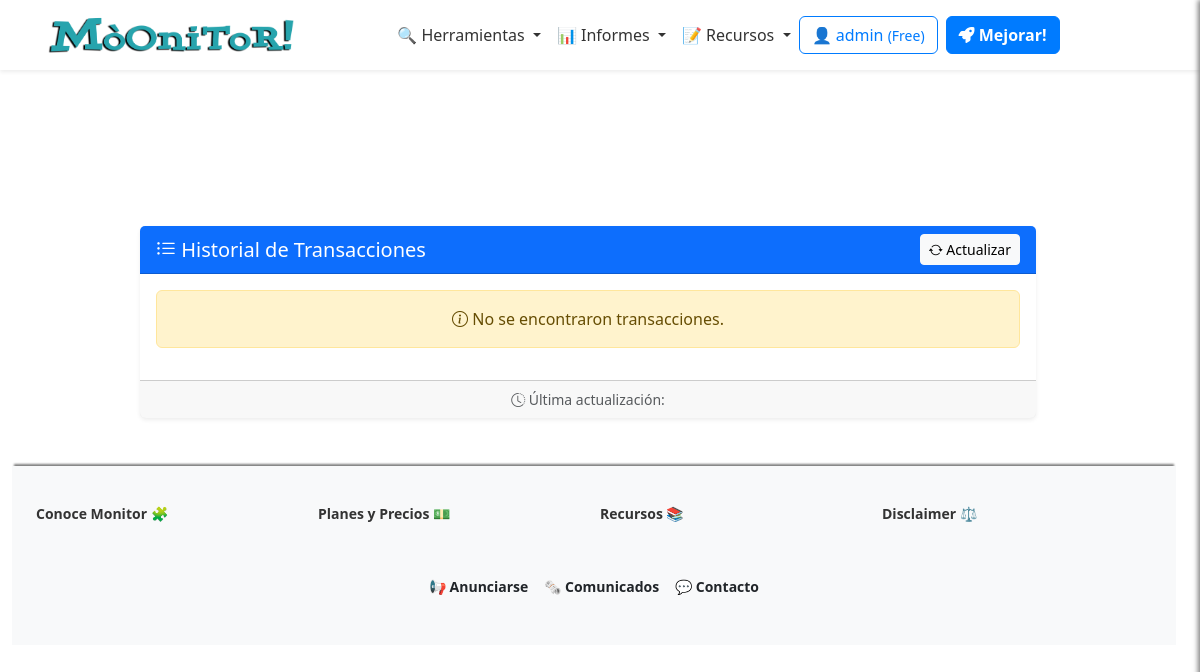
The app's page /profile/transactions (signed in), older data.
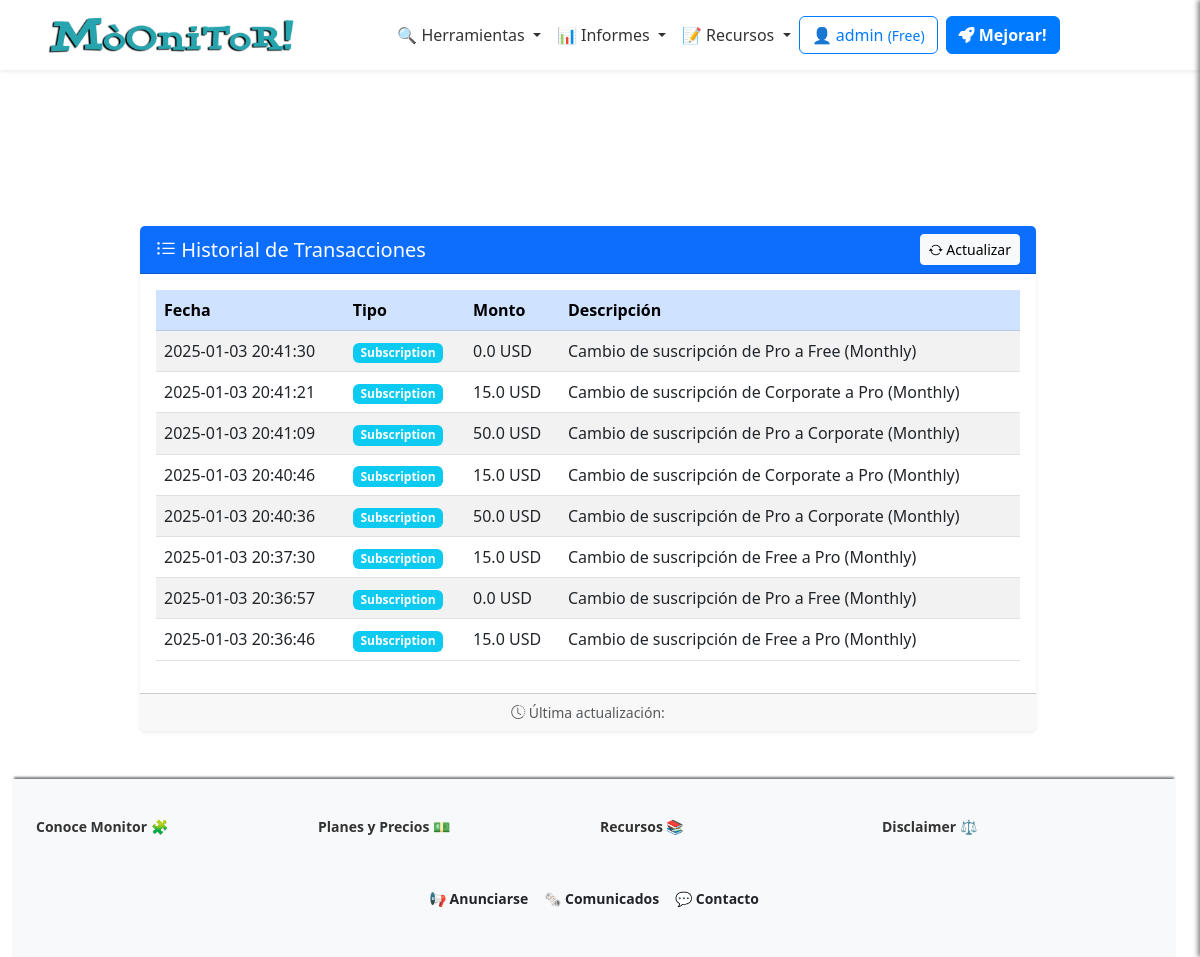
The same page, newer data.
### app/models/user_model.py (models this page shows, shortened)
class Users(UserMixin, db.Model):
    __tablename__ = 'Users'
    id = db.Column(db.Integer, primary_key=True)
    username = db.Column(db.String(80), unique=True, nullable=False)
    email = db.Column(db.String(120), unique=True, nullable=False)
    password_hash = db.Column(db.String(255), nullable=False)
    token = db.Column(db.String(255), index=True, unique=True)
    active = db.Column(db.Boolean, default=False)
    registered_on = db.Column(db.DateTime, nullable=False, default=datetime.datetime.utcnow)
    config = db.Column(JSONType)
    role = db.Column(db.String(20), nullable=False, default='usuario')
    subscription_plan = db.Column(Enum('Free', 'Pro', 'Corporate', name='subscription_plans'), default='Free')
    subscription_currency = db.Column(db.String(3), default='USD')  # ISO currency codes (e.g., USD, EUR)
    subscription_expiration = db.Column(db.DateTime, nullable=True)
    subscription_frequency = db.Column(Enum('Monthly', 'Annually', name='subscription_frequency'), default='Monthly')
    primary_payment = db.Column(JSONType, nullable=True)  # IBAN, SWIFT, etc.
    secondary_payment = db.Column(JSONType, nullable=True)
    transactions = db.relationship('Transaction', backref='user', lazy=True)

class Transaction(db.Model):
    __tablename__ = 'Transactions'
    id = db.Column(db.Integer, primary_key=True)
    user_id = db.Column(db.Integer, db.ForeignKey('Users.id'), nullable=False)
    amount = db.Column(db.Float, nullable=False)
    transaction_type = db.Column(db.String(50), nullable=False)  # payment, refund, etc.
    description = db.Column(db.String(255), nullable=True)
    timestamp = db.Column(db.DateTime, nullable=False, default=datetime.datetime.utcnow)

### app/views/user_views.py (the view)
@app.route('/profile/transactions')
@login_required
def transaction_history():
    breadcrumbs = [{'url': '/profile', 'text': 'Perfil'}, {'url': '/profile/transactions', 'text': 'Historial de Transacciones'}]
    transactions = Transaction.query.filter_by(user_id=current_user.id).order_by(Transaction.timestamp.desc()).all()
    user = Users.query.get(current_user.id)
    return render_template('user/transactions.html', transactions=transactions, breadcrumbs=breadcrumbs, user=user)

### app/__init__.py (called while the page is built)
@app.context_processor
def inject_sidebar_info():
    return dict(is_admin=current_user.is_authenticated and current_user.role == 'admin')

@app.context_processor
def inject_breadcrumb():
    breadcrumbs = [
        {'url': '/', 'text': 'Inicio'},
        {'url': '/profile', 'text': 'Opcion 1'},
        {'url': '/profile/edit', 'text': 'Sub opcion 1'}
    ]
    return {'breadcrumbs': breadcrumbs}

@app.context_processor
def inject_grouped_tools():
    grouped_tools = {}
    for category, tools_in_category in groupby(sorted(tools, key=itemgetter('category')), key=itemgetter('category')):
        subcategories = {}
        for subcategory, tools_in_subcategory in groupby(sorted(tools_in_category, key=itemgetter('subcategory')), key=itemgetter('subcategory')):
            subcategories[subcategory] = list(tools_in_subcategory)
        grouped_tools[category] = subcategories
    return dict(grouped_tools=grouped_tools)

@login_manager.user_loader
def load_user(user_id):
    return Users.query.get(int(user_id))

### app/templates/user/transactions.html (shortened to what this page needs)
{% extends "base.html" %}
{% block content %}
<div class="container my-5">
    <div class="row justify-content-center">
        <div class="col-lg-10">
            <div class="card shadow-sm border-0">
                <div class="card-header bg-primary text-white d-flex justify-content-between align-items-center">
                    <h2 class="h5 mb-0"><i class="bi bi-list-ul"></i> Historial de Transacciones</h2>
                    <button class="btn btn-light btn-sm">
                        <i class="bi bi-arrow-repeat"></i> Actualizar
                    </button>
                </div>
                <div class="card-body">
                    {% if transactions %}
                    <table id="transactionsTable" class="table table-striped table-hover align-middle">
                        <thead class="table-primary">
                            <tr>
                                <th scope="col">Fecha</th>
                                <th scope="col">Tipo</th>
                                <th scope="col">Monto</th>
                                <th scope="col">Descripción</th>
                            </tr>
                        </thead>
                        <tbody>
                            {% for transaction in transactions %}
                            <tr>
                                <td>{{ transaction.timestamp.strftime('%Y-%m-%d %H:%M:%S') }}</td>
                                <td>
                                    <span class="badge {% if transaction.transaction_type == 'Subscription' %}bg-info{% else %}bg-secondary{% endif %}">
                                        {{ transaction.transaction_type }}
                                    </span>
                                </td>
                                <td>{{ transaction.amount }} {{ user.subscription_currency }}</td>
                                <td>{{ transaction.description }}</td>
                            </tr>
                            {% endfor %}
                        </tbody>
                    </table>
                    {% else %}
                    <div class="alert alert-warning text-center" role="alert">
                        <i class="bi bi-info-circle"></i> No se encontraron transacciones.
                    </div>
                    {% endif %}
                </div>
                <div class="card-footer text-muted small text-center">
                    <i class="bi bi-clock-history"></i> Última actualización: {{ current_time }}
                </div>
            </div>
        </div>
    </div>
</div>
{% endblock %}

### app/templates/inc/navbar.html (shortened to what this page needs)
<nav class="navbar navbar-expand-lg navbar-light bg-white shadow-sm">
  <div class="container">
    <a class="navbar-brand mx-auto" href="{{ url_for('index') }}">
      <img src="{{ url_for('static', filename='logo.png') }}" alt="Logo" height="50"
        class="d-inline-block align-text-top">
    </a>
    <div class="collapse navbar-collapse justify-content-center" id="navbarNav">
      <ul class="navbar-nav align-items-center">
        <li class="nav-item dropdown">
          <a class="nav-link dropdown-toggle" href="#" id="domainDnsDropdown" role="button" data-bs-toggle="dropdown"
            aria-expanded="false">
            🔍 Herramientas
          </a>
        </li>
        <li class="nav-item dropdown">
          <a class="nav-link dropdown-toggle" href="#" id="domainDnsDropdown" role="button" data-bs-toggle="dropdown"
            aria-expanded="false">
            📊 Informes
          </a>
        </li>
        <li class="nav-item dropdown">
          <a class="nav-link dropdown-toggle" href="#" id="domainDnsDropdown" role="button" data-bs-toggle="dropdown"
            aria-expanded="false">
            📝 Recursos
          </a>
        </li>
      </ul>
    <div class="d-flex flex-column flex-sm-row align-items-center justify-content-center ms-0 mb-3 mt-3">
      {% if current_user.is_authenticated %}
          <a href="/dashboard" class="btn btn-outline-primary mb-2 mb-sm-0 me-sm-2">
              <span class="item-responsive">👤 {{ current_user.username }}
                  <small>({{ current_user.subscription_plan }})</small>
              </span>
          </a>
          {% if current_user.subscription_plan == "Free" %}
              <a class="btn btn-primary mb-2 mb-sm-0 me-sm-2 text-decoration-none fw-semibold" href="{{ url_for('edit_subscription') }}">
                  <i class="fa-solid fa-rocket"></i> Mejorar!
              </a>
          {% elif current_user.subscription_plan == "Pro" %}
              <a class="btn btn-primary mb-2 mb-sm-0 me-sm-2 text-decoration-none fw-semibold" href="{{ url_for('edit_subscription') }}">
                  <i class="fa-solid fa-crown"></i> Probar Corporate!
              </a>
          {% endif %}
      {% endif %}
  </div>
    </div>
  </div>
</nav>

Row changes from the older to the newer data that the page shows:
added Transaction: {{ user.subscription_currency }} "USD"
added Transaction: {{ user.subscription_currency }} "USD"
added Transaction: {{ user.subscription_currency }} "USD"
added Transaction: {{ user.subscription_currency }} "USD"
added Transaction: {{ user.subscription_currency }} "USD"
added Transaction: {{ user.subscription_currency }} "USD"
added Transaction: {{ user.subscription_currency }} "USD"
added Transaction: {{ user.subscription_currency }} "USD"
Text that changed along with them:
text no longer shown: "No se encontraron transacciones."
text now shown: "Fecha Tipo Monto Descripción"
